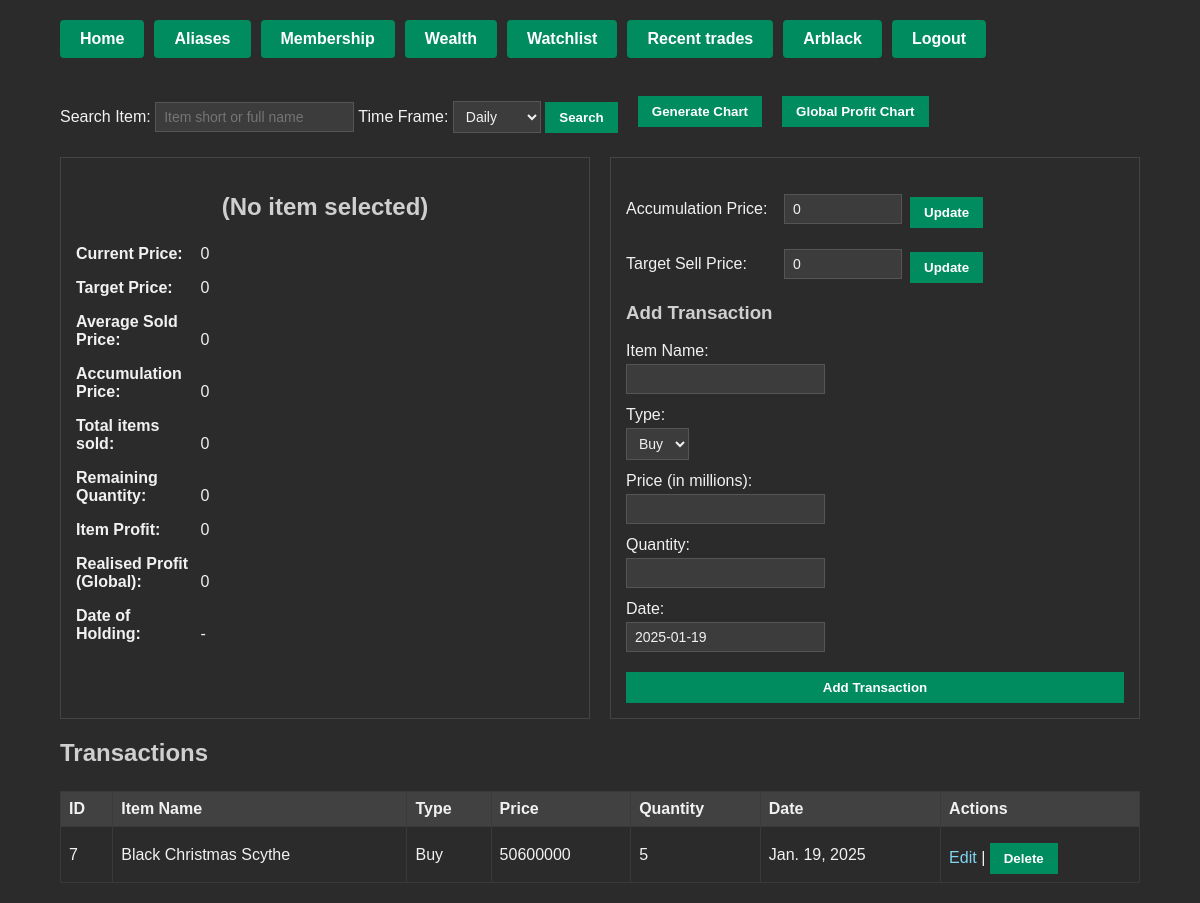
The app's page / (signed in) with its own data.
### trades/models.py (models this page shows, shortened)
class Transaction(models.Model):
    BUY = 'Buy'
    SELL = 'Sell'
    TYPE_CHOICES = [
        (BUY, 'Buy'),
        (SELL, 'Sell'),
    ]
    user = models.ForeignKey(User, on_delete=models.CASCADE, null=True, blank=True)
    item = models.ForeignKey(Item, on_delete=models.CASCADE)
    trans_type = models.CharField(max_length=4, choices=TYPE_CHOICES, default=BUY)
    price = models.FloatField()
    quantity = models.FloatField()
    date_of_holding = models.DateField(default=timezone.now)
    realised_profit = models.FloatField(default=0.0)
    cumulative_profit = models.FloatField(default=0.0)

class Item(models.Model):
    name = models.CharField(max_length=200, unique=True)

### trades/views.py (the view, shortened to what this page needs)
# urls.py: path('', views.index, name='index'),
def index(request):
    if not request.user.is_authenticated:
        return redirect('trades:login_view')
    timeframe = request.GET.get('timeframe', 'Daily')
    edit_form = None
    transaction_form = TransactionManualItemForm()
    search_query = request.GET.get('search', '').strip()
    item_obj = None
    item_alias = None
    accumulation_obj = None
    target_obj = None
    item_transactions = []
    total_sold = 0
    remaining_qty = 0
    avg_sold_price = 0
    item_profit = 0
    global_realised_profit = 0
    item_image_url = ""
    all_transactions = Transaction.objects.filter(user=request.user).order_by('-date_of_holding')
    context = {
        'transaction_form': transaction_form,
        'edit_form': edit_form,
        'timeframe': timeframe,
        'search_query': search_query,
        'item_obj': item_obj,
        'item_alias': item_alias,
        'accumulation_obj': accumulation_obj,
        'target_obj': target_obj,
        'item_transactions': item_transactions,
        'total_sold': total_sold,
        'remaining_qty': remaining_qty,
        'avg_sold_price': avg_sold_price,
        'item_profit': item_profit,
        'global_realised_profit': global_realised_profit,
        'item_image_url': item_image_url,
        'all_transactions': all_transactions,
    }
    return render(request, 'trades/index.html', context)

### trades/forms.py (shortened to what this page needs)
class TransactionManualItemForm(forms.Form):
    item_name = forms.CharField(label="Item Name", max_length=200)
    trans_type = forms.ChoiceField(choices=Transaction.TYPE_CHOICES, initial=Transaction.BUY)
    price = forms.FloatField(label="Price (millions)")
    quantity = forms.FloatField(label="Quantity")  # NO LONGER in millions
    date_of_holding = forms.DateField(initial=timezone.now)

### trades/templates/trades/index.html (shortened to what this page needs)
{% load static %}
<!DOCTYPE html>
<html>
<head>
    <link rel="stylesheet" href="{% static 'trades/css/dark_theme.css' %}">
</head>
<body>
<div class="container">
    <div class="top-nav">
        <ul class="nav-buttons">
            <li><a href="{% url 'trades:index' %}">Home</a></li>
            <li><a href="{% url 'trades:alias_list' %}">Aliases</a></li>
            <li><a href="{% url 'trades:membership_list' %}">Membership</a></li>
            <li><a href="{% url 'trades:wealth_list' %}">Wealth</a></li>
            <li><a href="{% url 'trades:watchlist_list' %}">Watchlist</a></li>
            <li><a href="{% url 'trades:recent_trades' %}">Recent trades</a></li>
            {% if user.is_authenticated %}
                <li><a href="{% url 'trades:account_page' %}">{{ user.username }}</a></li>
                <li><a href="{% url 'trades:logout_view' %}">Logout</a></li>
            {% else %}
                <li><a href="{% url 'trades:login_view' %}">Account</a></li>
            {% endif %}
        </ul>
    </div>
    <div class="top-row">
        <form method="get" action=".">
            <label for="id_search">Search Item:</label>
            <input type="text" id="id_search" name="search" placeholder="Item short or full name" value="{{ search_query }}">
            <label for="id_timeframe">Time Frame:</label>
            <select id="id_timeframe" name="timeframe">
                <option {% if timeframe == "Daily" %}selected{% endif %}>Daily</option>
            </select>
            <button type="submit">Search</button>
        </form>
        <a href="{% url 'trades:global_profit_chart' %}" style="margin-left:10px;">
            <button>Generate Chart</button>
        </a>
        <a href="{% url 'trades:global_profit_chart' %}" style="margin-left:10px;">
            <button>Global Profit Chart</button>
        </a>
    </div>
    <div class="content-row">
        <div class="left-panel">
            <div style="text-align:center;">
                {% if item_obj %}
                    <h2>{{ item_obj.name }}</h2>
                {% else %}
                    <h2>(No item selected)</h2>
                {% endif %}
            </div>
            <p><span class="field-label">Current Price:</span>
               {% if item_transactions|length > 0 %}{{ item_transactions.0.price|floatformat:0 }}{% else %}0{% endif %}</p>
            <p><span class="field-label">Target Price:</span>
               {% if target_obj %}{{ target_obj.target_sell_price|floatformat:0 }}{% else %}0{% endif %}</p>
            <p><span class="field-label">Average Sold Price:</span> {{ avg_sold_price|floatformat:0 }}</p>
            <p><span class="field-label">Accumulation Price:</span>
               {% if accumulation_obj %}{{ accumulation_obj.accumulation_price|floatformat:0 }}{% else %}0{% endif %}</p>
            <p><span class="field-label">Total items sold:</span> {{ total_sold|floatformat:0 }}</p>
            <p><span class="field-label">Remaining Quantity:</span> {{ remaining_qty|floatformat:0 }}</p>
            <p><span class="field-label">Item Profit:</span> {{ item_profit|floatformat:0 }}</p>
            <p><span class="field-label">Realised Profit (Global):</span> {{ global_realised_profit|floatformat:0 }}</p>
            <p><span class="field-label">Date of Holding:</span>
               {% if item_transactions|length > 0 %}{{ item_transactions.0.date_of_holding }}{% else %}-{% endif %}</p>
        </div>
        <div class="right-panel">
            <form method="post" class="accum-target-form">
                <label for="acc_price">Accumulation Price:</label>
                <input type="number" step="0.01" name="accumulation_price" id="acc_price"
                       value="{% if accumulation_obj %}{{ accumulation_obj.accumulation_price }}{% else %}0{% endif %}">
                <button type="submit" name="update_accumulation">Update</button>
            </form>
            <form method="post" class="accum-target-form">
                <label for="ts_price">Target Sell Price:</label>
                <input type="number" step="0.01" name="target_sell_price" id="ts_price"
                       value="{% if target_obj %}{{ target_obj.target_sell_price }}{% else %}0{% endif %}">
                <button type="submit" name="update_target_sell">Update</button>
            </form>
            <h3>Add Transaction</h3>
            <form method="post" style="display:flex; flex-direction:column; gap:8px;">
                <div>
                    <label>Item Name:</label><br>
                    {{ transaction_form.item_name }}
                </div>
                <div>
                    <label>Type:</label><br>
                    {{ transaction_form.trans_type }}
                </div>
                <div>
                    <label>Price (in millions):</label><br>
                    {{ transaction_form.price }}
                </div>
                <div>
                    <label>Quantity:</label><br>
                    {{ transaction_form.quantity }}
                </div>
                <div>
                    <label>Date:</label><br>
                    {{ transaction_form.date_of_holding }}
                </div>
                <button type="submit" name="add_transaction">Add Transaction</button>
            </form>
        </div>
    </div>
    <h2>Transactions</h2>
    <table>
        <thead>
            <tr>
                <th>ID</th>
                <th>Item Name</th>
                <th>Type</th>
                <th>Price</th>
                <th>Quantity</th>
                <th>Date</th>
                <th>Actions</th>
            </tr>
        </thead>
        <tbody>
        {% for t in all_transactions %}
            <tr>
                <td>{{ t.id }}</td>
                <td>{{ t.item.name }}</td>
                <td>{{ t.trans_type }}</td>
                <td>{{ t.price|floatformat:0 }}</td>
                <td>{{ t.quantity|floatformat:0 }}</td>
                <td>{{ t.date_of_holding }}</td>
                <td>
                    <a href="?edit_trans={{ t.id }}">Edit</a> |
                    <form method="post" style="display:inline;">
                        <button type="submit" name="delete_transaction"
                                onclick="return confirm('Delete this transaction?');">Delete</button>
                    </form>
                </td>
            </tr>
        {% endfor %}
        </tbody>
    </table>
</div>
</body>
</html>

### trades/static/trades/css/dark_theme.css (style rules this page uses)
html, body { margin: 0; padding: 0; background-color: #2b2b2b; color: #f1f1f1; font-family: Arial, sans-serif; }
.container { width: 90%; margin: 0 auto; padding: 20px; }
h1, h2, h3 { color: #cfcfcf; margin-bottom: 1em; }
table { width: 100%; border-collapse: collapse; margin-top: 1em; }
table, th, td { border: 1px solid #3a3a3a; }
th { background-color: #414141; color: #f1f1f1; text-align: left; padding: 8px; }
td { padding: 8px; }
input[type="text"], input[type="number"], input[type="date"], select { background-color: #3c3c3c; color: #f1f1f1; border: 1px solid #555; padding: 6px 8px; margin: 4px 0; font-size: 14px; }
input[type="submit"], button { background-color: #008c5f; color: #fff; border: none; padding: 8px 14px; cursor: pointer; font-weight: bold; margin-top: 8px; }
a { color: #81d4f2; text-decoration: none; }
form { margin-top: 1em; }
.top-nav { margin-bottom: 20px; }
.top-nav .nav-buttons { list-style: none; display: flex; gap: 10px; padding: 0; margin: 0; }
.top-nav .nav-buttons li a { background-color: #008c5f; color: #fff; padding: 10px 20px; text-decoration: none; border-radius: 4px; font-weight: bold; display: inline-block; }

### trades/templates/trades/index.html (style rules this page uses)
.top-nav { margin-bottom: 20px; }
.top-nav .nav-buttons { list-style: none; display: flex; gap: 10px; padding: 0; margin: 0; }
.top-nav .nav-buttons li a { background-color: #008c5f; color: #fff; padding: 10px 20px; text-decoration: none; border-radius: 4px; font-weight: bold; display: inline-block; }
.top-row { display: flex; align-items: center; gap: 10px; margin-bottom: 20px; }
.content-row { display: flex; gap: 20px; margin-bottom: 20px; }
.left-panel, .right-panel { flex: 1; border: 1px solid #444; padding: 15px; }
.field-label { font-weight: bold; width: 120px; display: inline-block; }
.accum-target-form { display: flex; align-items: center; gap: 8px; margin-bottom: 10px; }
.accum-target-form label { width: 150px; }
.accum-target-form input[type="number"] { width: 100px; }

### records on screen
Transaction: id "7", item.name "Black Christmas Scythe", trans_type "Buy", price "50600000", quantity "5", date_of_holding "Jan. 19, 2025"

### other values on screen
{{ user.username }} "Arblack"
{{ avg_sold_price|floatformat:0 }} "0"
{{ total_sold|floatformat:0 }} "0"
{{ remaining_qty|floatformat:0 }} "0"
{{ item_profit|floatformat:0 }} "0"
{{ global_realised_profit|floatformat:0 }} "0"
